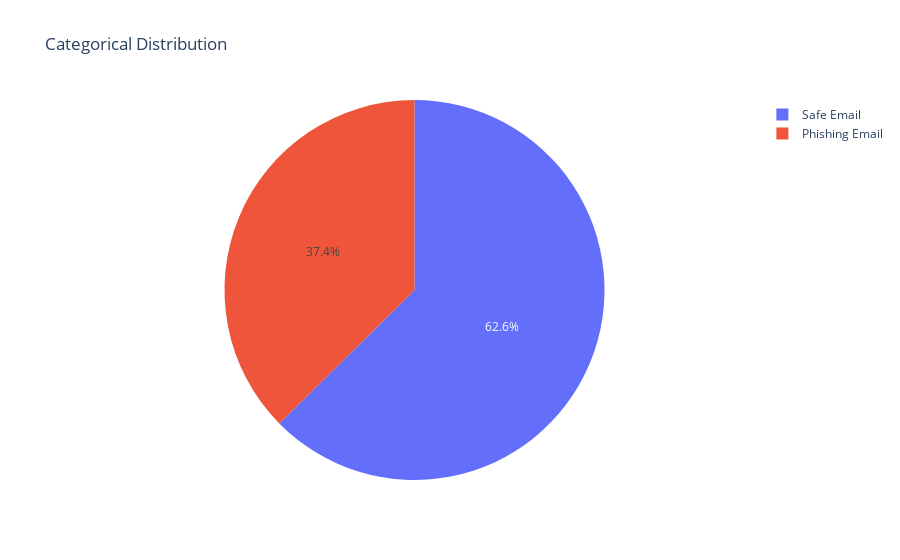

Notebook code cell kept with this figure:
### Markdown cell above
Insigths :

The count of the safe emails is more than that of phishing email so if we see any emails that look like phishing delete

### Code cell
# Create the pie chart
fig_pie = px.pie(df['Email Type'].value_counts(), names=df['Email Type'].value_counts().index,
                 values=df['Email Type'].value_counts().values, title="Categorical Distribution")

# Show the pie chart
fig_pie.show()

### Figure 1 — Plotly figure (JSON) as saved in the notebook; plotly's stock layout.template omitted (floating-point values rounded to 4 significant figures)
{"data": [{"domain": {"x": [0, 1], "y": [0, 1]}, "hovertemplate": "label=%{label}<br>value=%{value}<extra></extra>", "labels": ["Safe Email", "Phishing Email"], "legendgroup": "", "name": "", "showlegend": true, "type": "pie", "values": [10980, 6558]}], "layout": {"legend": {"tracegroupgap": 0}, "title": {"text": "Categorical Distribution"}}}
